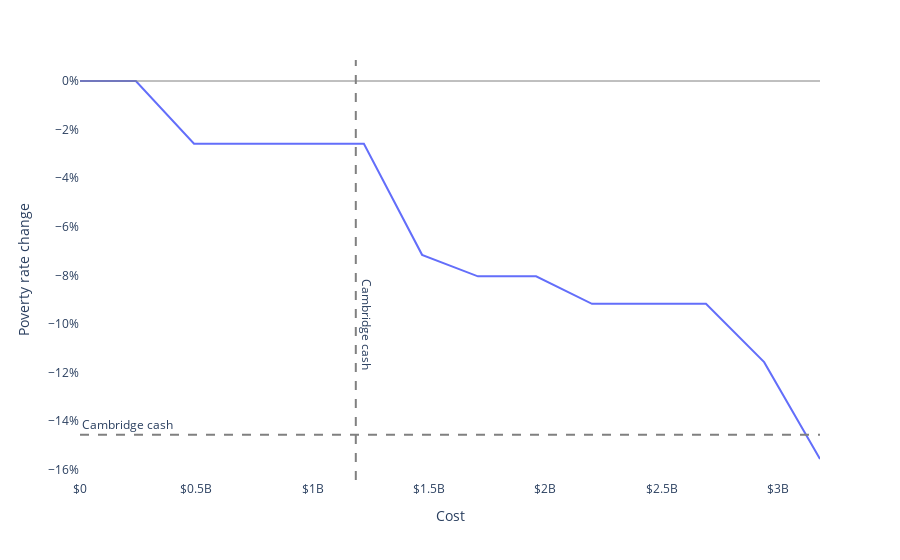

The notebook cell saved with this chart:
### Code cell
LABELS = dict(
    monthly_child_allowance="Monthly child allowance",
    cost="Cost",
    cost_rounded="Cost",
    poverty="Poverty rate",
    child_poverty="Child poverty rate",
    deep_poverty="Deep poverty rate",
    deep_child_poverty="Deep child poverty rate",
    poverty_chg="Poverty rate change",
    child_poverty_chg="Child poverty rate change",
    deep_poverty_chg="Deep poverty rate change",
    deep_child_poverty_chg="Deep child poverty rate change",
)
ca_df["child_allowance_print"] = ca_df.apply(
    lambda x: "${:,.0f} monthly child allowance".format(
        x.monthly_child_allowance
    ),
    axis=1,
)
ca_df["cost_rounded"] = ca_df["cost"].apply(lambda x: round(x, -7))
fig = px.line(
    ca_df,
    x="cost_rounded",
    y="poverty_chg",
    hover_name="child_allowance_print",
    hover_data=dict(
        child_poverty_chg=":.0%",
        deep_poverty_chg=":.0%",
        deep_child_poverty_chg=":.0%",
    ),
    labels=LABELS,
)
fig.add_hline(
    poverty_impact.loc["Diff"].poverty,
    line_color="gray",
    line_dash="dash",
    annotation_text="Cambridge cash",
    annotation_position="top left",
)
fig.add_vline(budget, line_color="gray", line_dash="dash")
# add_vline doesn't support rotation, so add annotation manually.
fig.add_annotation(
    x=budget + 5e7,
    y=-0.1,
    text="Cambridge cash",
    showarrow=False,
    textangle=90,
)
# Add a zero line.
fig.add_hline(0, line_color="gray", line_width=1)
fig.update_layout(
    xaxis_tickprefix="$",
    yaxis_tickformat=".0%",
)

show_export(fig, "child-allowance")

### Figure 1 — Plotly figure (JSON) as saved in the notebook; plotly's stock layout.template omitted (floating-point values rounded to 4 significant figures)
{"data": [{"customdata": [[0, 0, 0], [0, -0.08951, -0.636], [-0.08255, -0.08951, -0.636], [-0.08255, -0.1634, -1], [-0.08255, -0.1634, -1], [-0.08255, -0.1634, -1], [-0.2145, -0.1634, -1], [-0.2317, -0.1634, -1], [-0.2317, -0.1634, -1], [-0.26, -0.1634, -1], [-0.26, -0.1634, -1], [-0.26, -0.1634, -1], [-0.3157, -0.1634, -1], [-0.4448, -0.1634, -1]], "hovertemplate": "<b>%{hovertext}</b><br><br>Cost=%{x}<br>Poverty rate change=%{y}<br>Child poverty rate change=%{customdata[0]:.0%}<br>Deep poverty rate change=%{customdata[1]:.0%}<br>Deep child poverty rate change=%{customdata[2]:.0%}<extra></extra>", "hovertext": ["$0 monthly child allowance", "$15 monthly child allowance", "$30 monthly child allowance", "$45 monthly child allowance", "$60 monthly child allowance", "$75 monthly child allowance", "$90 monthly child allowance", "$105 monthly child allowance", "$120 monthly child allowance", "$135 monthly child allowance", "$150 monthly child allowance", "$165 monthly child allowance", "$180 monthly child allowance", "$195 monthly child allowance"], "legendgroup": "", "line": {"color": "#636efa", "dash": "solid"}, "marker": {"symbol": "circle"}, "mode": "lines", "name": "", "orientation": "v", "showlegend": false, "type": "scatter", "x": [0, 240000000, 490000000, 730000000, 980000000, 1220000000, 1470000000, 1710000000, 1960000000, 2200000000, 2450000000, 2690000000, 2940000000, 3180000000], "xaxis": "x", "y": [0, 0, -0.02582, -0.02582, -0.02582, -0.02582, -0.07152, -0.08036, -0.08036, -0.09169, -0.09169, -0.09169, -0.1157, -0.1555], "yaxis": "y"}], "layout": {"annotations": [{"showarrow": false, "text": "Cambridge cash", "x": 0, "xanchor": "left", "xref": "x domain", "y": -0.1455, "yanchor": "bottom", "yref": "y"}, {"showarrow": false, "text": "Cambridge cash", "textangle": 90, "x": 1235000000.0, "y": -0.1}], "legend": {"tracegroupgap": 0}, "margin": {"t": 60}, "plot_bgcolor": "white", "shapes": [{"line": {"color": "gray", "dash": "dash"}, "type": "line", "x0": 0, "x1": 1, "xref": "x domain", "y0": -0.1455, "y1": -0.1455, "yref": "y"}, {"line": {"color": "gray", "dash": "dash"}, "type": "line", "x0": 1185000000.0, "x1": 1185000000.0, "xref": "x", "y0": 0, "y1": 1, "yref": "y domain"}, {"line": {"color": "gray", "width": 1}, "type": "line", "x0": 0, "x1": 1, "xref": "x domain", "y0": 0, "y1": 0, "yref": "y"}], "xaxis": {"anchor": "y", "domain": [0, 1], "tickprefix": "$", "title": {"text": "Cost"}}, "yaxis": {"anchor": "x", "domain": [0, 1], "tickformat": ".0%", "title": {"text": "Poverty rate change"}}}}
